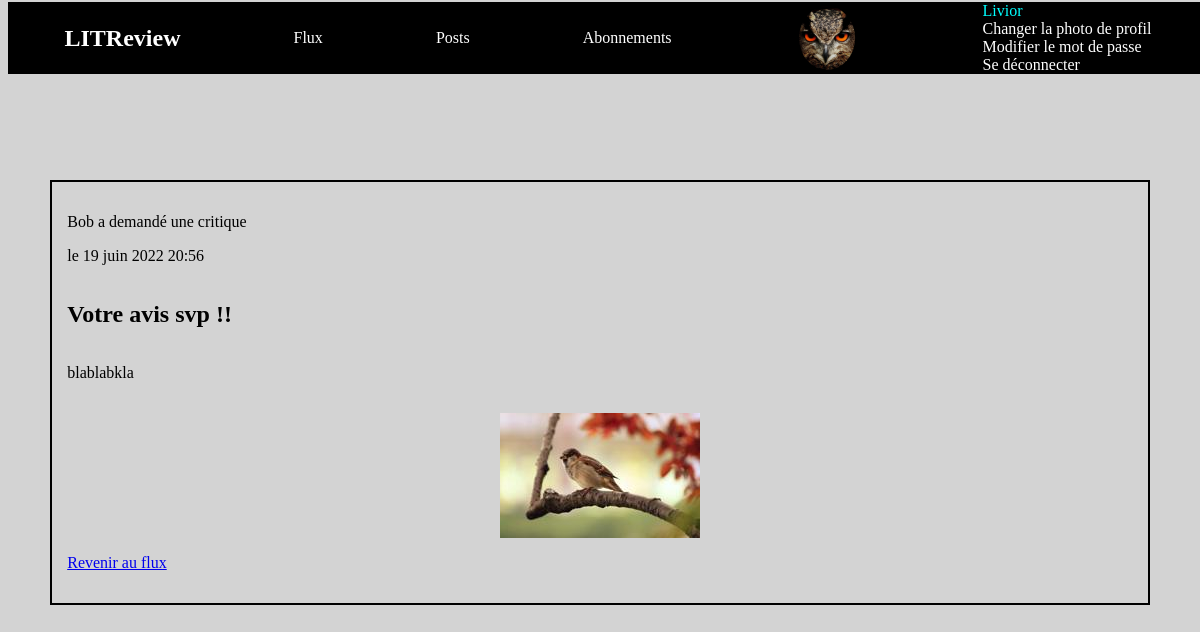
The app's page /ticket/32/read/ (signed in) with its own data.
### authentication/models.py (models this page shows)
class User(AbstractUser):
    profile_photo = models.ImageField(verbose_name='Photo de profil')

### critics/models.py (models this page shows, shortened)
class Ticket(models.Model):
    title = models.CharField(max_length=128)
    description = models.TextField(max_length=2048, blank=True)
    user = models.ForeignKey(
        to=settings.AUTH_USER_MODEL,
        on_delete=models.CASCADE)
    image = models.ImageField(null=True, blank=True)
    time_created = models.DateTimeField(auto_now_add=True)
    IMAGE_MAX_SIZE = (200, 200)

### critics/views.py (the view)
# urls.py: path('ticket/<int:ticket_id>/read/', critics.views.ticket_read,
@login_required()
def ticket_read(request, ticket_id):
    ticket = get_object_or_404(Ticket, id=ticket_id)
    return render(request, "critics/ticket_read.html", {"ticket": ticket})

### critics/templatetags/critics_extras.py (called while the page is built)
@register.simple_tag(takes_context=True)
def get_detail_instance_user(context, user, instance):
    if instance == "ticket":
        if user == context['ticket'].user:
            return 'Vous avez'
        return f"{context['ticket'].user} a"
    elif instance == "review":
        if user == context['review'].user:
            return 'Vous avez'
        return f"{context['review'].user} a"

### critics/templates/critics/ticket_read.html
{% extends '../base.html' %}
{% load critics_extras %}
{% block content %}
<article class="ticket">
    <div class="top_ticket">
        <p>{% get_detail_instance_user user "ticket" %} demandé une critique</p>
        <p> le {{ ticket.time_created }}</p>
    </div>
    <h1>{{ ticket.title }}</h1>
    <p>{{ ticket.description }}</p>
    {% if ticket.image %}
        <img class="ticket_image" src="{{ ticket.image.url}}" alt="">
    {% endif %}
    <p><a href="{% url 'flux' %}">Revenir au flux</a></p>
</article>
{% endblock %}

### templates/base.html (shortened to what this page needs)
{% load static %}
<html>
    <head>
        <link rel="stylesheet" href="{% static 'critics/styles.css' %}" />
    </head>
    <header>
        <nav> <h1>LITReview</h1>
            {% if user.is_authenticated %}
            <a href="/flux">Flux</a>
            <a href="/posts">Posts</a>
            <a href="/subscribe">Abonnements</a>
            <div>
                {% if request.user.profile_photo %}
                    <img class="profile-photo" src="{{ request.user.profile_photo.url }}" alt="">
                {% else %}
                    <i class="fa-solid fa-circle-user fa-5x"></i>
                {% endif %}
            </div>
            <div class="account_management">
                <div class="display_username">{{ request.user }}</div>
                <a href="{% url 'profile-photo' %}">Changer la photo de profil</a>
                <a href="{% url 'new_password' %}">Modifier le mot de passe</a>
                <a href="{% url 'logout' %}">Se déconnecter</a>
            </div>
        </nav>
        {% endif %}
    </header>
    <body>
        {% block content %}{% endblock %}
    </body>
</html>

### critics/static/critics/styles.css (style rules this page uses)
header { position:fixed; top:2px; height:80px; width:100%; }
body { margin-top:160px; display: flex; flex-direction: column; color: black; background-color: lightgrey; }
nav { display:flex; justify-content: space-around; align-items:center; background-color: black; color: white; }
nav a { color: white; text-decoration: none; }
.account_management { display:flex; flex-direction: column; }
.display_username { color:cyan; }
.profile-photo { width : 85px; clip-path: ellipse(33% 50%); }
.ticket, .review { display: flex; flex-direction: column; width: 90%; margin: auto; margin-top:20px; border: black 2px solid; padding: 15px; }
article button, article a, article img { width: fit-content; align-self: center; margin-top:15px; }

### records on screen
User: user.profile_photo (picture), user "Livior"
Ticket: user.username "Bob a", time_created "19 juin 2022 20:56", title "Votre avis svp !!", description "blablabkla", image (picture)
